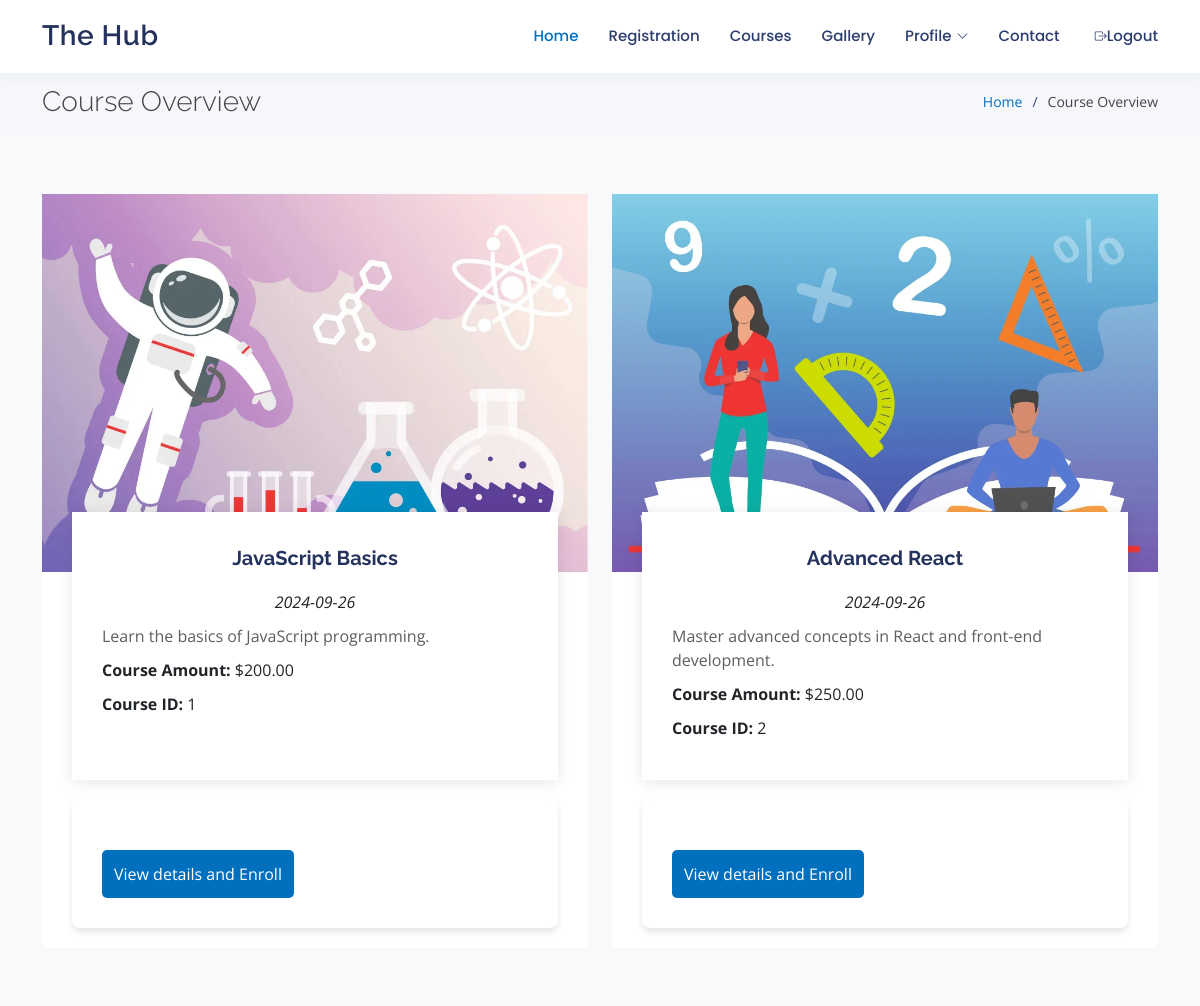
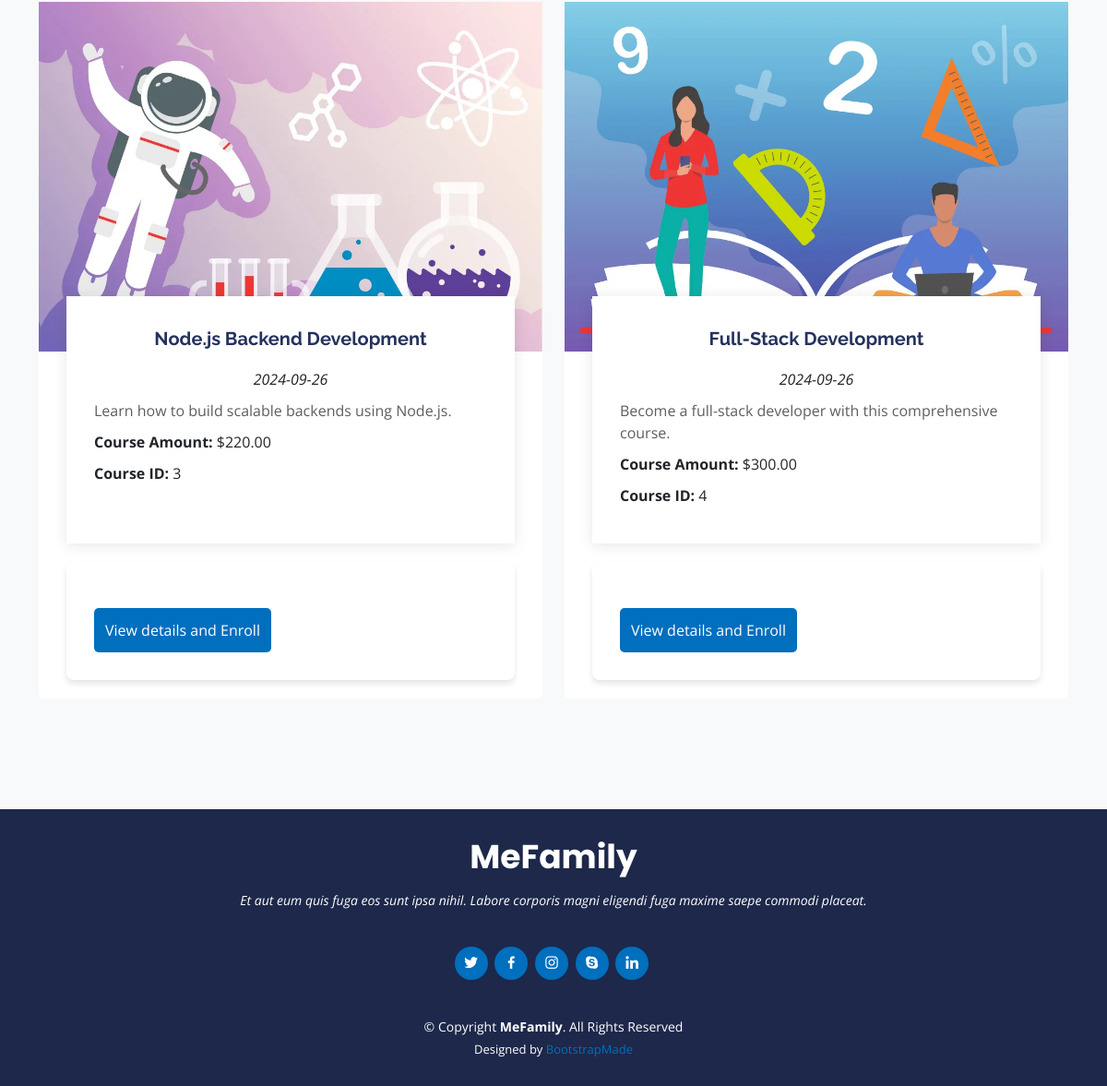
The app's page /customer/course_overview.php with its own data (2 pictures, top to bottom).
### tables this page shows
CREATE TABLE `courses` (
  `course_id` int(11) NOT NULL,
  `course_title` varchar(255) NOT NULL,
  `course_image` varchar(255) NOT NULL,
  `course_description` text NOT NULL,
  `course_amount` decimal(10,2) NOT NULL,
  `course_date` date NOT NULL
);

### customer/course_overview.php (the view, shortened to what this page needs)
<?php
include 'header.php';
require_once './conn_connection.php';
$query = "SELECT * FROM courses";
$result = $conn->query($query);
?>
<main id="main">
  <section id="breadcrumbs" class="breadcrumbs">
    <div class="container">
      <div class="d-flex justify-content-between align-items-center">
        <h2>Course Overview</h2>
        <ol>
          <li><a href="index.php">Home</a></li>
          <li>Course Overview</li>
        </ol>
      </div>
    </div>
  </section>
  <section id="event-list" class="event-list">
    <div class="container">
      <div class="row">
        <?php
        if ($result->num_rows > 0) {
          while ($row = $result->fetch_assoc()) {
            echo '
            <div class="col-md-6 d-flex align-items-stretch">
              <div class="card">
                <div class="card-img">
                  <img src="' . $row['course_image'] . '" alt="Course Image" />
                </div>
                <div class="card-body">
                  <h5 class="card-title">' . $row['course_title'] . '</h5>
                  <p class="fst-italic text-center">
                    ' . $row['course_date'] . '
                  </p>
                  <p class="card-text">
                    ' . $row['course_description'] . '
                  </p>
                  <p><strong>Course Amount:</strong> $' . $row['course_amount'] . '</p>
                  <p><strong>Course ID:</strong> ' . $row['course_id'] . '</p>
                </div>
                <form action="course_details.php" method="get">
                  <input type="hidden" name="course_id" value="' . $row['course_id'] . '">
                  <button type="submit">View details and Enroll</button>
                </form>
              </div>
            </div>
            ';
          }
        } else {
          echo "<p>No courses available at the moment.</p>";
        }
        ?>
      </div>
    </div>
  </section>
</main>
<?php include 'footer.php'; ?>

### customer/header.php (shortened to what this page needs)
<!DOCTYPE html>
<html lang="en">
<head>
  <link href="assets/vendor/bootstrap/css/bootstrap.min.css" rel="stylesheet">
  <link href="assets/vendor/bootstrap-icons/bootstrap-icons.css" rel="stylesheet">
  <link href="assets/vendor/boxicons/css/boxicons.min.css" rel="stylesheet">
  <link href="assets/vendor/glightbox/css/glightbox.min.css" rel="stylesheet">
  <link href="assets/vendor/remixicon/remixicon.css" rel="stylesheet">
  <link href="assets/vendor/swiper/swiper-bundle.min.css" rel="stylesheet">
  <link href="assets/css/style.css" rel="stylesheet">
</head>
<body>
  <header id="header" class="fixed-top">
    <div class="container d-flex align-items-center justify-content-between">
      <h1 class="logo"><a href="index.php">The Hub</a></h1>
      <nav id="navbar" class="navbar">
        <ul>
          <li><a class="active" href="./index.php">Home</a></li>
          <li><a href="./registrationform.php">Registration</a></li>
          <li><a href="./courseOverview.php">Courses</a></li>
          <li><a href="./gallery.php">Gallery</a></li>
          <li class="dropdown"><a href="#"><span>Profile</span> <i class="bi bi-chevron-down"></i></a>
          </li>
          <li><a href="./contact.php">Contact</a></li>
        </ul>
        <ul class="d-flex align-items-center">
          <li>
            <a href="./login.php" class="logout-icon">
              <i class="bi bi-box-arrow-right"></i> Logout
            </a>
          </li>
        </ul>
      </nav>
    </div>
  </header>
</body>
</html>

### customer/footer.php (shortened to what this page needs)
<footer id="footer">
    <div class="container">
        <h3>MeFamily</h3>
        <p>Et aut eum quis fuga eos sunt ipsa nihil. Labore corporis magni eligendi fuga maxime saepe commodi placeat.</p>
        <div class="social-links">
            <a href="#" class="twitter"><i class="bx bxl-twitter"></i></a>
            <a href="#" class="facebook"><i class="bx bxl-facebook"></i></a>
            <a href="#" class="instagram"><i class="bx bxl-instagram"></i></a>
            <a href="#" class="google-plus"><i class="bx bxl-skype"></i></a>
            <a href="#" class="linkedin"><i class="bx bxl-linkedin"></i></a>
        </div>
        <div class="copyright">
            &copy; Copyright <strong><span>MeFamily</span></strong>. All Rights Reserved
        </div>
        <div class="credits">
            Designed by <a href="https://bootstrapmade.com/">BootstrapMade</a>
        </div>
    </div>
</footer>

### customer/assets/css/style.css (style rules this page uses)
body { font-family: 'Open Sans', sans-serif; color: #444444; background-color: #f8f9fa; margin: 0; padding: 0; }
h2, h4 { color: #444444; margin-bottom: 20px; }
p { margin: 10px 0; }
button, a.button { background-color: #006fbe; color: white; font-size: 16px; padding: 12px; border: none; border-radius: 5px; cursor: pointer; text-decoration: none; display: inline-block; transition: background-color 0.3s; }
form { background-color: #fff; padding: 30px; margin: 20px 0; border-radius: 8px; box-shadow: 0 4px 6px rgba(0, 0, 0, 0.1); }
form button[type="submit"] { background-color: #006fbe; color: white; font-size: 16px; padding: 12px; margin-top: 20px; border: none; border-radius: 5px; cursor: pointer; transition: background-color 0.3s; }
body { font-family: "Open Sans", sans-serif; color: #444444; }
a { color: #006fbe; text-decoration: none; }
h1, h2, h3, h4, h5, h6 { font-family: "Raleway", sans-serif; }
#header { background: #fff; transition: all 0.5s; z-index: 997; padding: 15px 0; box-shadow: 0px 2px 15px rgba(36, 50, 93, 0.06); }
#header .logo { font-size: 28px; margin: 0; padding: 0; line-height: 1; font-weight: 600; letter-spacing: 0.5px; }
#header .logo a { color: #24325d; }
.navbar { padding: 0; }
.navbar ul { margin: 0; padding: 0; display: flex; list-style: none; align-items: center; }
.navbar li { position: relative; }
.navbar a, .navbar a:focus { display: flex; align-items: center; justify-content: space-between; padding: 10px 0 10px 30px; font-family: "Poppins", sans-serif; font-size: 15px; font-weight: 500; color: #2b3c6f; white-space: nowrap; transition: 0.3s; }
.navbar a i, .navbar a:focus i { font-size: 12px; line-height: 0; margin-left: 5px; }
.navbar a:hover, .navbar .active, .navbar .active:focus, .navbar li:hover>a { color: #006fbe; }
section { padding: 60px 0; }
.breadcrumbs { padding: 15px 0; background: #f5f7fb; min-height: 40px; margin-top: 70px; }
.breadcrumbs h2 { font-size: 28px; margin-bottom: 0; font-weight: 300; }
.breadcrumbs ol { display: flex; flex-wrap: wrap; list-style: none; padding: 0; margin: 0; font-size: 14px; }
.breadcrumbs ol li+li { padding-left: 10px; }
.breadcrumbs ol li+li::before { display: inline-block; padding-right: 10px; color: #324682; content: "/"; }
.event-list .card { border: 0; padding: 0 30px; margin-bottom: 60px; position: relative; }
.event-list .card-img { width: calc(100% + 60px); margin-left: -30px; overflow: hidden; z-index: 9; border-radius: 0; }
.event-list .card-img img { max-width: 100%; transition: all 0.3s ease-in-out; }
.event-list .card-body { z-index: 10; background: #fff; border-top: 4px solid #fff; padding: 30px; box-shadow: 0px 2px 15px rgba(0, 0, 0, 0.1); margin-top: -60px; transition: 0.3s; }
.event-list .card-title { font-weight: 700; text-align: center; margin-bottom: 20px; color: #24325d; }
.event-list .card-text { color: #5e5e5e; }
#footer { background: #1d284b; color: #fff; font-size: 14px; text-align: center; padding: 30px 0; }
#footer h3 { font-size: 36px; font-weight: 700; color: #fff; position: relative; font-family: "Poppins", sans-serif; padding: 0; margin: 0 0 15px 0; }
#footer p { font-size: 15; font-style: italic; padding: 0; margin: 0 0 40px 0; }
#footer .social-links { margin: 0 0 40px 0; }
#footer .social-links a { font-size: 18px; display: inline-block; background: #006fbe; color: #fff; line-height: 1; padding: 8px 0; margin-right: 4px; border-radius: 50%; text-align: center; width: 36px; height: 36px; transition: 0.3s; }
#footer .copyright { margin: 0 0 5px 0; }
#footer .credits { font-size: 13px; }
#footer .credits a { color: #006fbe; transition: 0.3s; }

### records on screen
courses: course_image (picture), course_title "JavaScript Basics", course_date "2024-09-26", course_description "Learn the basics of JavaScript programming.", course_amount "200.00", course_id "1"
courses: course_image (picture), course_title "Advanced React", course_date "2024-09-26", course_description "Master advanced concepts in React and front-end development.", course_amount "250.00", course_id "2"
courses: course_image (picture), course_title "Node.js Backend Development", course_date "2024-09-26", course_description "Learn how to build scalable backends using Node.js.", course_amount "220.00", course_id "3"
courses: course_image (picture), course_title "Full-Stack Development", course_date "2024-09-26", course_description "Become a full-stack developer with this comprehensive course.", course_amount "300.00", course_id "4"
